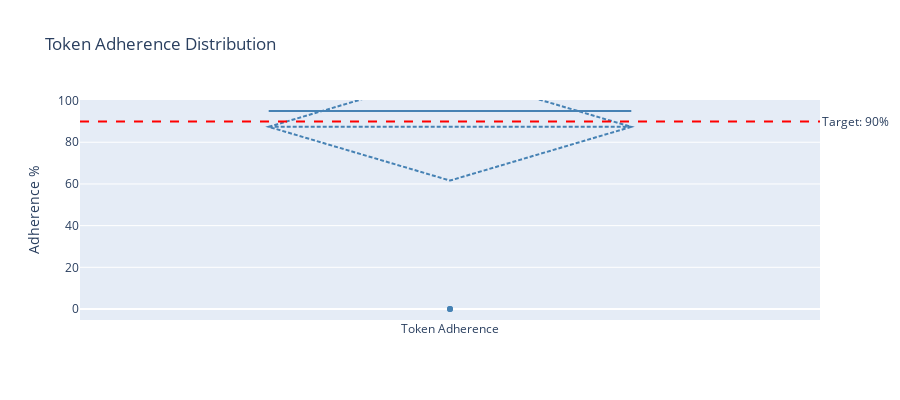

Source (notebook cell):
### Markdown cell above
## 5.2 Token Adherence Distribution

### Code cell
# Create distribution plot for token adherence
adherence_scores = [r.get('token_adherence', 0) for r in execution_results]

fig = go.Figure()

fig.add_trace(go.Box(
    y=adherence_scores,
    name='Token Adherence',
    marker_color='steelblue',
    boxmean='sd'
))

fig.add_hline(y=90, line_dash="dash", line_color="red", 
              annotation_text="Target: 90%", annotation_position="right")

fig.update_layout(
    title='Token Adherence Distribution',
    yaxis_title='Adherence %',
    height=400
)

fig.show()

print("✅ Figure 2: Token adherence distribution generated")

### Figure 1 — Plotly figure (JSON) as saved in the notebook; plotly's stock layout.template omitted (floating-point values rounded to 4 significant figures)
{"data": [{"boxmean": "sd", "marker": {"color": "steelblue"}, "name": "Token Adherence", "type": "box", "y": [95, 95, 95, 95, 95, 0, 95, 95, 95, 95, 95, 95, 95, 95, 95, 95, 95, 0, 95, 95, 95, 95, 95, 95, 95]}], "layout": {"annotations": [{"showarrow": false, "text": "Target: 90%", "x": 1, "xanchor": "left", "xref": "x domain", "y": 90, "yanchor": "middle", "yref": "y"}], "height": 400, "shapes": [{"line": {"color": "red", "dash": "dash"}, "type": "line", "x0": 0, "x1": 1, "xref": "x domain", "y0": 90, "y1": 90, "yref": "y"}], "title": {"text": "Token Adherence Distribution"}, "yaxis": {"title": {"text": "Adherence %"}}}}
